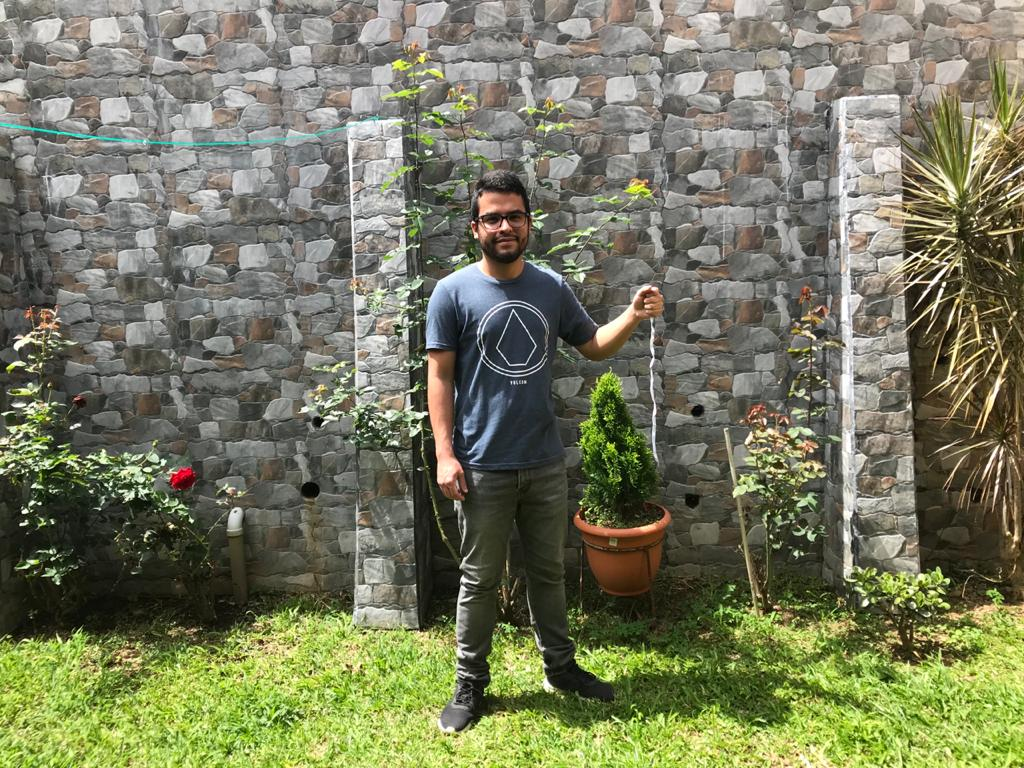
%> input picture Tarea 3/Parte 1/Parte 1 - P2/fotoarturo.jpg, 1024 x 768 px
$ octave generar_imagen_restaurar2.m   (GNU Octave 9; MATLAB toolbox functions it lacks are replaced by stand-ins)
%> lines starting %> are read from the running program, lines starting %| are printed output that depends on the picture; in (x1, y1, x2, y2) boxes, pixels count from 0 and x2, y2 are one past the last pixel; in counts of white or black regions, pixels touching at a corner belong together; the program's own positions count from 1
### Tarea 3/Parte 1/Parte 1 - P2/inpainting.m
function A = inpainting(A, B, kernel, num_iteration)
  % A: imagen que tiene que ser restaurada
  % B: mascara con la region a restaurar
  % kernel: kernel de difusion
  % num_iteration: num cantidad de iteraciones

  B = logical(B);
  for iter = 1:num_iteration
    C = conv2(A, kernel,'same');
    A(B) = C(B);
  endfor
endfunction

### Tarea 3/Parte 1/Parte 1 - P2/generar_imagen_restaurar2.m
clear;clc; close all
pkg load image

%Imagen Original: I1
%I1=imread('fotofabian.jpg');
I1=imread('fotoarturo.jpg');
%> I1 is the input picture: size 768x1024x3 uint8; mean R, G, B 118.6, 121.3, 94.1
I1 = im2double(I1);
%> I1: size 768x1024x3 double
subplot(2,2,1)
imshow(I1)
title('(a) Imagen Original','FontSize',16)

%Mascara: I2
%I2 = imread('mascara1.jpg');
I2 = imread('mascara2.jpg');
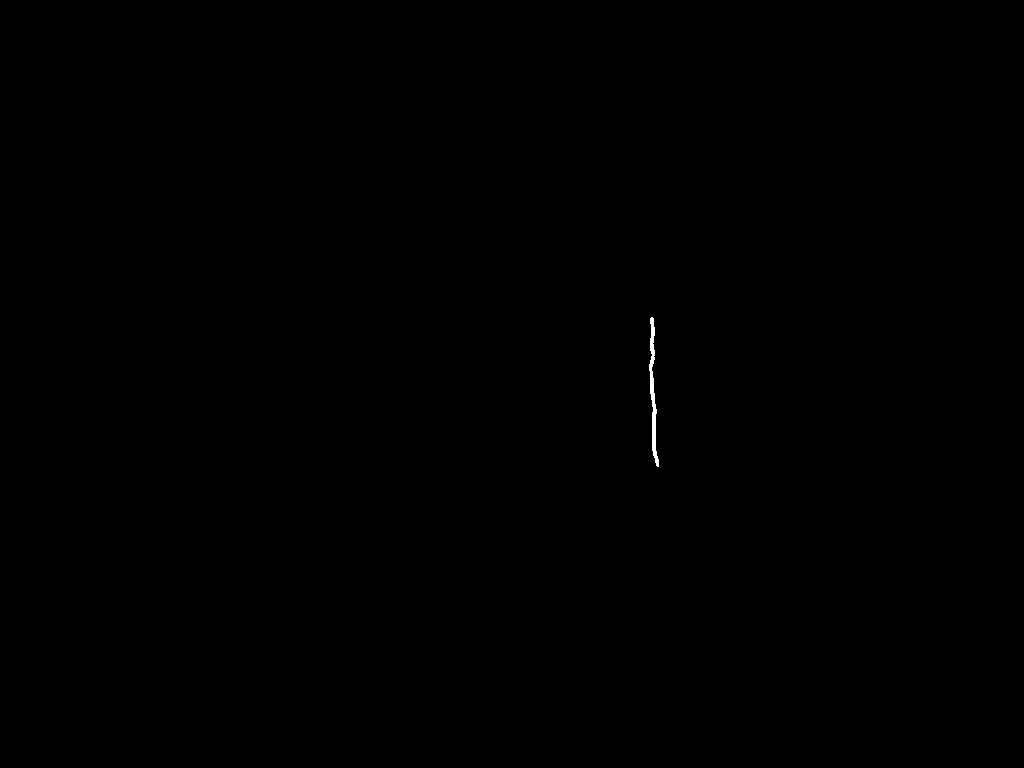
%> input picture Tarea 3/Parte 1/Parte 1 - P2/mascara2.jpg, 1024 x 768 px
%> I2 is the input picture: size 768x1024x3 uint8; min 0, max 255, mean 0.2
I2 = im2double(I2);
%> I2: size 768x1024x3 double
I2(I2<0.5)=0; I2(I2>=0.5)=1;
%> after `I2(I2>=0.5)=1`:
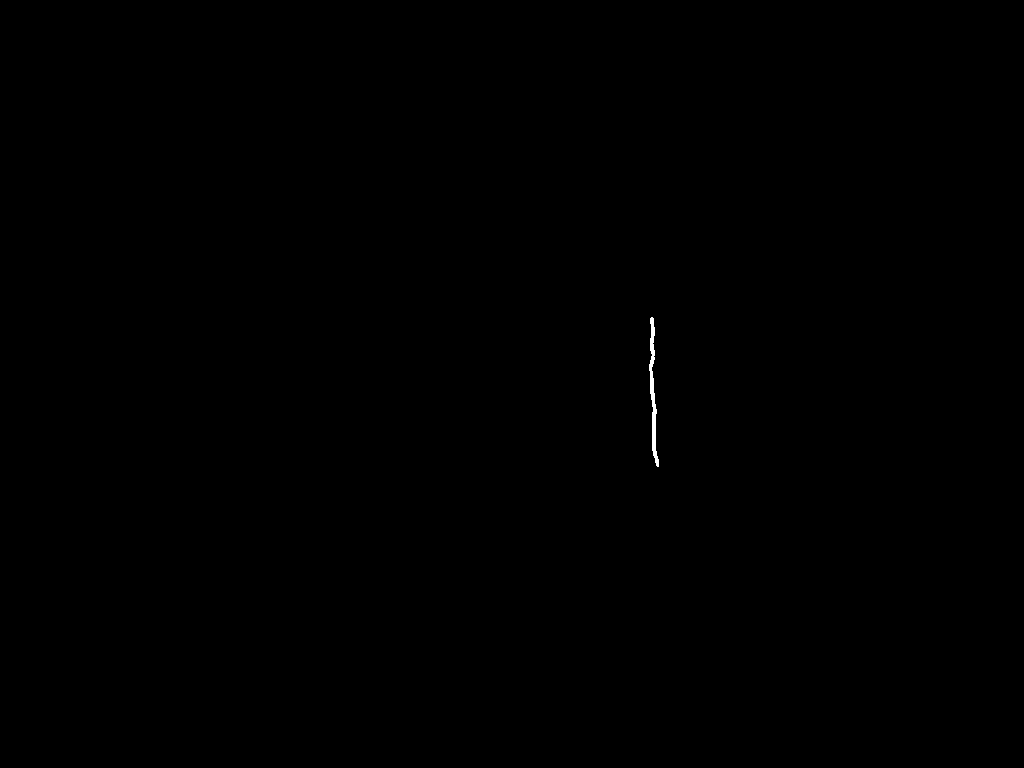
%> I2: size 768x1024x3 double; values 0 (black) and 1 (white), 0.07% white; 1 white region, box (x1, y1, x2, y2) and area: (649, 317, 659, 467) 570
subplot(2,2,2)
imshow(I2)
title('(b) Mascara','FontSize',16)

%Imagen a Restaurar: I3
I3=I1+I2;
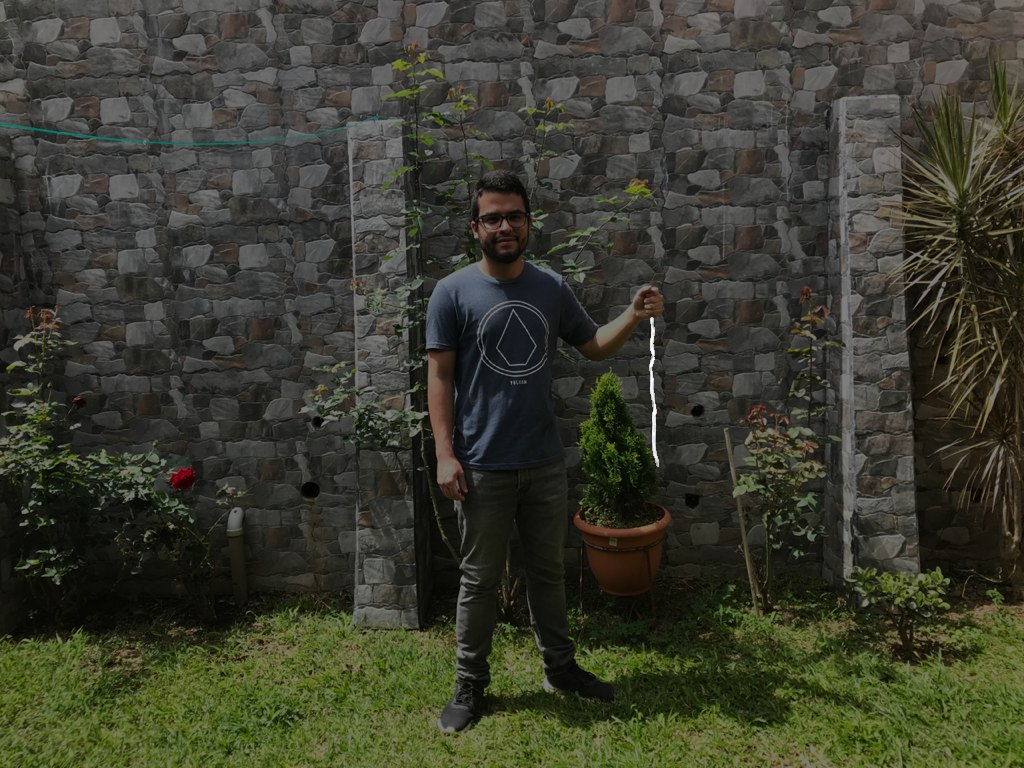
%> I3: size 768x1024x3 double; mean R, G, B 0.466, 0.476, 0.37; drawn with min black and max white
subplot(2,2,3)
imshow(I3)
title('(c) Imagen a Restaurar','FontSize',16)

%Kernels de difusion
a = 0.073235;
b = 0.176765;
c = 0.125;
kernel1 = [a b a; b 0 b; a b a];
kernel2 = [c c c; c 0 c; c c c];

%Proceso de Inpainting
num_iteration = 100;
IR = inpainting(I3(:,:,1), I2, kernel2, num_iteration); %Canal Rojo
%> the loop in inpainting, `for iter = 1:num_iteration` made 1 pass
%> pass 1, in inpainting, `C = conv2(A, kernel,'same');`:
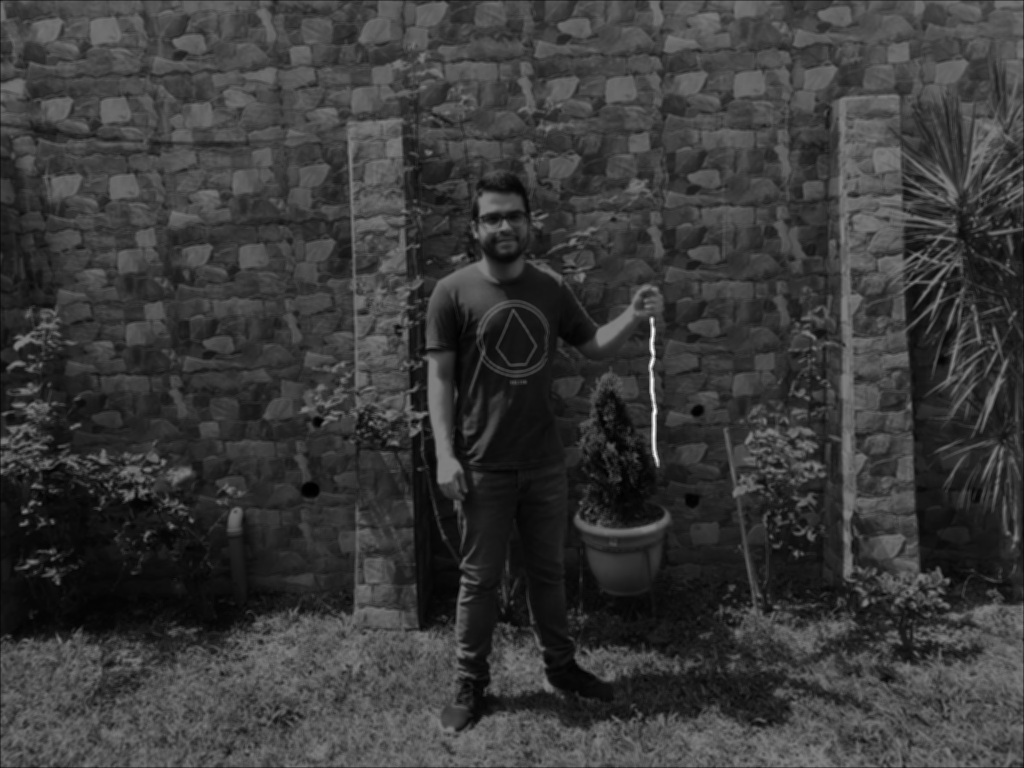
%> C: size 768x1024 double; min 0.0162, max 1.98, mean 0.465; drawn with min black and max white
%> the run ends on the next line
